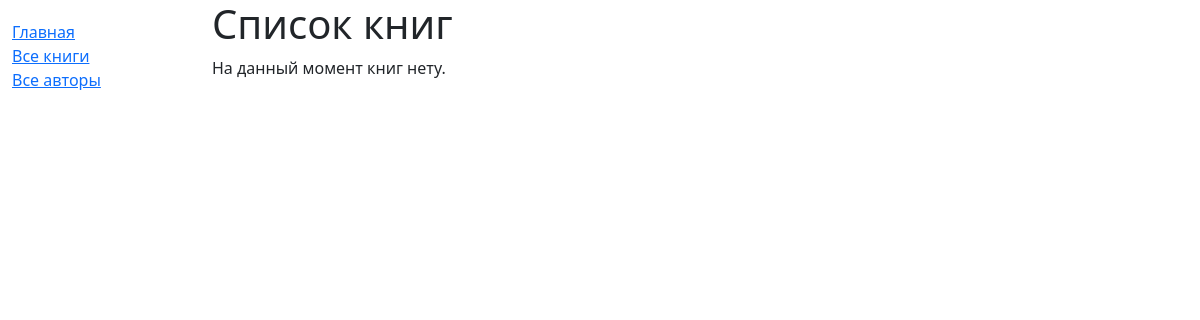
Before: /catalog/books/ with the older database file.
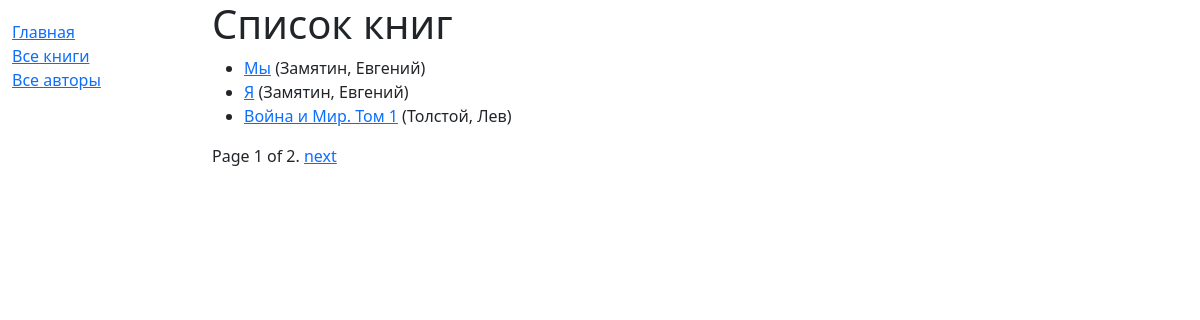
After: the same page with the newer database file.
### catalog/models.py (models this page shows, shortened)
class Book(models.Model):
    title = models.CharField(max_length=200)
    author = models.ForeignKey("Author", on_delete=models.RESTRICT, null=True)
    summary = models.TextField(
        max_length=1000,
        help_text="Введите описание книги"
    )
    isbn = models.CharField(
        'ISBN',
        max_length=13,
        help_text="13 символьный номер <a href='https://www.isbn-international.org/content/what-isbn'>ISBN</a>"
    )
    genre = models.ManyToManyField(Genre, help_text="Выберите жанр книги")
    language = models.ForeignKey(Language, help_text="Выберите язык книги", on_delete=models.SET_NULL, null=True)
    def get_absolute_url(self):
        return reverse("book-detail", args=[str(self.id)])
    def display_genre(self):
        return ', '.join(genre.name for genre in self.genre.all()[:3])
    display_genre.short_description = 'Genre'

class Author(models.Model):
    first_name = models.CharField(max_length=100)
    last_name = models.CharField(max_length=100)
    date_of_birth = models.DateField(null=True, blank=True)
    date_of_death = models.DateField(null=True, blank=True)
    class Meta:
        ordering = ['last_name', 'first_name']
    def __str__(self):
        return f'{self.last_name}, {self.first_name}'

### catalog/views.py (the view)
# urls.py: path('books/', views.BookListView.as_view(), name='books'),
class BookListView(generic.ListView):
    model = Book
    context_object_name = 'book_list'
    template_name = 'catalog/book_list.html'
    paginate_by = 3

### catalog/templates/catalog/book_list.html (shortened to what this page needs)
{% extends "./base/base_generic.html" %}
{% block content %}
  <h1>Список книг</h1>
  {% if book_list %}
    <ul>
      {% for book in book_list %}
      <li>
        <a href="{{ book.get_absolute_url }}">{{ book.title }}</a>
        ({{book.author}})
      </li>
      {% endfor %}
    </ul>
  {% else %}
    <p>На данный момент книг нету.</p>
  {% endif %}
{% endblock %}

### catalog/templates/catalog/base/base_generic.html (shortened to what this page needs)
<!doctype html>
<html lang="en">
  <head>
    <link href="https://cdn.jsdelivr.net/npm/bootstrap@5.3.3/dist/css/bootstrap.min.css"
      rel="stylesheet"
>
    {% load static %}
    <link rel="stylesheet" href="{% static 'styles/styles.css' %}" />
  </head>
  <body>
    <div class="container-fluid">
      <div class="row">
        <div class="col-sm-2">
          {% block sidebar %}
            <ul class="sidebar-nav">
              <li><a href="{% url 'index' %}">Главная</a></li>
              <li><a href="{% url 'books' %}">Все книги</a></li>
              <li><a href="{% url 'authors' %}">Все авторы</a></li>
            </ul>
          {% endblock %}
        </div>
        <div class="col-sm-10 ">
          {% block content %}{% endblock %}
          {% block pagination %}
            {% if is_paginated %}
                <div class="pagination">
                    <span class="page-links">
                        <span class="page-current">
                            Page {{ page_obj.number }} of {{ page_obj.paginator.num_pages }}.
                        </span>
                        {% if page_obj.has_next %}
                            <a href="{{ request.path }}?page={{ page_obj.next_page_number }}">next</a>
                        {% endif %}
                    </span>
                </div>
            {% endif %}
          {% endblock %}
        </div>
      </div>
    </div>
  </body>
</html>

### catalog/static/styles/styles.css (style rules this page uses)
.sidebar-nav { margin-top: 20px; padding: 0; list-style: none; }

Changed rows visible on the page:
added Book: title "Мы", author "Замятин, Евгений"
added Book: title "Я", author "Замятин, Евгений"
added Book: title "Война и Мир. Том 1", author "Толстой, Лев"
Other visible differences:
{{ page_obj.number }}: (not shown) → "1"
{{ page_obj.paginator.num_pages }}: (not shown) → "2"
text no longer shown: "На данный момент книг нету."
text now shown: "Page of . next"
